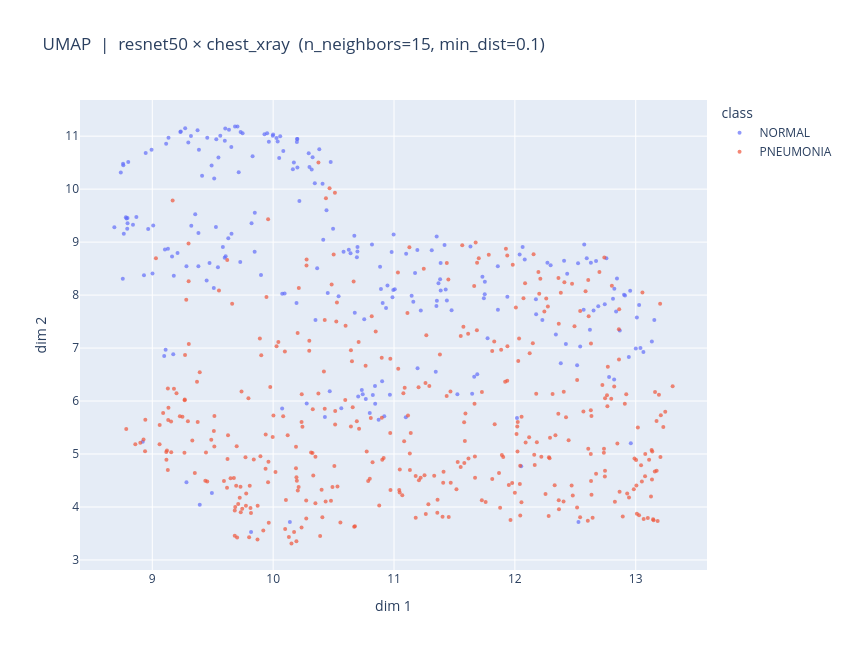

The code cell stored with this chart in its notebook:
### Code cell
# ---------------------------------------------------------------------------
# Truly OOD — does structure emerge from a domain the model never saw?
# ---------------------------------------------------------------------------

# ResNet on chest X-rays: supervised on natural photos, never seen medical imaging
plot_umap("resnet50", "chest_xray", n_neighbors=15, min_dist=0.1)

### Figure 1 — Plotly figure (JSON) as saved in the notebook; plotly's stock layout.template omitted (floating-point values rounded to 4 significant figures; data arrays with more than 128 entries replaced by an {"elided": "..."} marker saying what was removed)
{"data": [{"hovertemplate": "class=NORMAL<br>dim 1=%{x}<br>dim 2=%{y}<extra></extra>", "legendgroup": "NORMAL", "marker": {"color": "#636efa", "opacity": 0.7, "size": 4, "symbol": "circle"}, "mode": "markers", "name": "NORMAL", "orientation": "v", "showlegend": true, "type": "scatter", "x": {"elided": "234 float values"}, "xaxis": "x", "y": {"elided": "234 float values"}, "yaxis": "y"}, {"hovertemplate": "class=PNEUMONIA<br>dim 1=%{x}<br>dim 2=%{y}<extra></extra>", "legendgroup": "PNEUMONIA", "marker": {"color": "#EF553B", "opacity": 0.7, "size": 4, "symbol": "circle"}, "mode": "markers", "name": "PNEUMONIA", "orientation": "v", "showlegend": true, "type": "scatter", "x": {"elided": "390 float values"}, "xaxis": "x", "y": {"elided": "390 float values"}, "yaxis": "y"}], "layout": {"height": 650, "legend": {"title": {"text": "class"}, "tracegroupgap": 0}, "title": {"text": "UMAP  |  resnet50 × chest_xray  (n_neighbors=15, min_dist=0.1)"}, "width": 850, "xaxis": {"anchor": "y", "domain": [0, 1], "title": {"text": "dim 1"}}, "yaxis": {"anchor": "x", "domain": [0, 1], "title": {"text": "dim 2"}}}}
